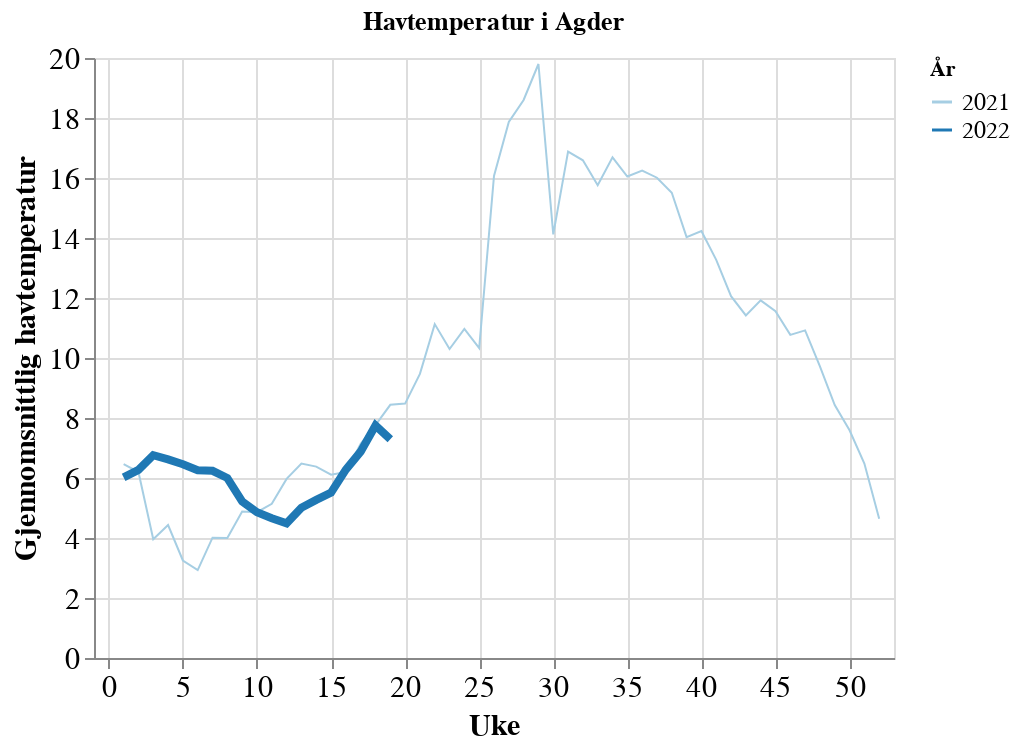

The code cell stored with this chart in its notebook:
### Markdown cell above
### Here we create the temperature plots

### Code cell
ls.average_sjotemp(
    year_range=[2021, 2022],
    week_range=[0, 52],
    location_level="Sone",
    location="Agder",
    y_scale=None,
)

### Figure 1 — Vega-Lite specification as saved in the notebook (floating-point values rounded to 4 significant figures)
{"config": {"view": {"continuousWidth": 400, "continuousHeight": 300}, "axis": {"labelFontSize": 15, "titleFontSize": 15}, "legend": {"columns": 1, "labelFontSize": 12, "labelLimit": 500, "symbolLimit": 100}}, "data": {"name": "data-009093a91f98b27fc5b9b809dbaec500"}, "mark": "line", "encoding": {"color": {"field": "year", "scale": {"domain": [2021.0, 2022.0], "scheme": "paired"}, "title": "År", "type": "nominal"}, "opacity": {"condition": {"value": 1, "selection": "selector009"}, "value": 0.2}, "size": {"field": "y", "legend": null, "type": "nominal"}, "tooltip": [{"field": "sjotemperatur", "type": "quantitative"}], "x": {"field": "uke", "scale": {"domain": [-1, 53]}, "sort": "ascending", "title": "Uke", "type": "quantitative"}, "y": {"field": "sjotemperatur", "title": "Gjennomsnittlig havtemperatur", "type": "quantitative"}}, "selection": {"selector009": {"type": "multi", "fields": ["year"], "bind": "legend"}, "selector010": {"type": "interval", "bind": "scales", "encodings": ["x", "y"]}}, "title": "Havtemperatur i Agder", "$schema": "https://vega.github.io/schema/vega-lite/v4.17.0.json", "datasets": {"data-009093a91f98b27fc5b9b809dbaec500": [{"uke": 1, "år": 2021.0, "sjotemperatur": 6.46, "voksne_hunnlus": 0.08, "bevegelige_lus": 0.46, "fastsittende_lus": 0.02, "year": 2021, "y": 2021}, {"uke": 1, "år": 2022.0, "sjotemperatur": 6.02, "voksne_hunnlus": 0.06, "bevegelige_lus": 0.09, "fastsittende_lus": 0.06, "year": 2022, "y": 2022}, {"uke": 2, "år": 2021.0, "sjotemperatur": 6.2, "voksne_hunnlus": 0.11, "bevegelige_lus": 0.42, "fastsittende_lus": 0.11, "year": 2021, "y": 2021}, {"uke": 2, "år": 2022.0, "sjotemperatur": 6.27, "voksne_hunnlus": 0.17, "bevegelige_lus": 0.25, "fastsittende_lus": 0.04, "year": 2022, "y": 2022}, {"uke": 3, "år": 2021.0, "sjotemperatur": 3.96, "voksne_hunnlus": 0.12, "bevegelige_lus": 0.55, "fastsittende_lus": 0.22, "year": 2021, "y": 2021}, {"uke": 3, "år": 2022.0, "sjotemperatur": 6.76, "voksne_hunnlus": 0.05, "bevegelige_lus": 0.05, "fastsittende_lus": 0.0, "year": 2022, "y": 2022}, {"uke": 4, "år": 2021.0, "sjotemperatur": 4.43, "voksne_hunnlus": 0.11, "bevegelige_lus": 0.58, "fastsittende_lus": 0.13, "year": 2021, "y": 2021}, {"uke": 4, "år": 2022.0, "sjotemperatur": 6.62, "voksne_hunnlus": 0.01, "bevegelige_lus": 0.06, "fastsittende_lus": 0.01, "year": 2022, "y": 2022}, {"uke": 5, "år": 2022.0, "sjotemperatur": 6.46, "voksne_hunnlus": 0.04, "bevegelige_lus": 0.18, "fastsittende_lus": 0.02, "year": 2022, "y": 2022}, {"uke": 5, "år": 2021.0, "sjotemperatur": 3.25, "voksne_hunnlus": 0.17, "bevegelige_lus": 0.82, "fastsittende_lus": 0.34, "year": 2021, "y": 2021}, {"uke": 6, "år": 2021.0, "sjotemperatur": 2.93, "voksne_hunnlus": 0.12, "bevegelige_lus": 0.83, "fastsittende_lus": 0.34, "year": 2021, "y": 2021}, {"uke": 6, "år": 2022.0, "sjotemperatur": 6.26, "voksne_hunnlus": 0.01, "bevegelige_lus": 0.04, "fastsittende_lus": 0.01, "year": 2022, "y": 2022}, {"uke": 7, "år": 2021.0, "sjotemperatur": 4.01, "voksne_hunnlus": 0.13, "bevegelige_lus": 0.92, "fastsittende_lus": 0.21, "year": 2021, "y": 2021}, {"uke": 7, "år": 2022.0, "sjotemperatur": 6.24, "voksne_hunnlus": 0.02, "bevegelige_lus": 0.04, "fastsittende_lus": 0.02, "year": 2022, "y": 2022}, {"uke": 8, "år": 2021.0, "sjotemperatur": 4.0, "voksne_hunnlus": 0.12, "bevegelige_lus": 0.68, "fastsittende_lus": 0.04, "year": 2021, "y": 2021}, {"uke": 8, "år": 2022.0, "sjotemperatur": 6.0, "voksne_hunnlus": 0.01, "bevegelige_lus": 0.04, "fastsittende_lus": 0.02, "year": 2022, "y": 2022}, {"uke": 9, "år": 2022.0, "sjotemperatur": 5.22, "voksne_hunnlus": 0.02, "bevegelige_lus": 0.06, "fastsittende_lus": 0.02, "year": 2022, "y": 2022}, {"uke": 9, "år": 2021.0, "sjotemperatur": 4.88, "voksne_hunnlus": 0.1, "bevegelige_lus": 0.65, "fastsittende_lus": 0.08, "year": 2021, "y": 2021}, {"uke": 10, "år": 2021.0, "sjotemperatur": 4.86, "voksne_hunnlus": 0.1, "bevegelige_lus": 0.83, "fastsittende_lus": 0.14, "year": 2021, "y": 2021}, {"uke": 10, "år": 2022.0, "sjotemperatur": 4.86, "voksne_hunnlus": 0.04, "bevegelige_lus": 0.37, "fastsittende_lus": 0.06, "year": 2022, "y": 2022}, {"uke": 11, "år": 2021.0, "sjotemperatur": 5.14, "voksne_hunnlus": 0.1, "bevegelige_lus": 0.53, "fastsittende_lus": 0.05, "year": 2021, "y": 2021}, {"uke": 11, "år": 2022.0, "sjotemperatur": 4.66, "voksne_hunnlus": 0.03, "bevegelige_lus": 0.07, "fastsittende_lus": 0.01, "year": 2022, "y": 2022}, {"uke": 12, "år": 2021.0, "sjotemperatur": 5.97, "voksne_hunnlus": 0.1, "bevegelige_lus": 0.55, "fastsittende_lus": 0.12, "year": 2021, "y": 2021}, {"uke": 12, "år": 2022.0, "sjotemperatur": 4.49, "voksne_hunnlus": 0.02, "bevegelige_lus": 0.06, "fastsittende_lus": 0.02, "year": 2022, "y": 2022}, {"uke": 13, "år": 2021.0, "sjotemperatur": 6.48, "voksne_hunnlus": 0.07, "bevegelige_lus": 0.3, "fastsittende_lus": 0.14, "year": 2021, "y": 2021}, {"uke": 13, "år": 2022.0, "sjotemperatur": 5.01, "voksne_hunnlus": 0.02, "bevegelige_lus": 0.07, "fastsittende_lus": 0.03, "year": 2022, "y": 2022}, {"uke": 14, "år": 2021.0, "sjotemperatur": 6.38, "voksne_hunnlus": 0.07, "bevegelige_lus": 0.29, "fastsittende_lus": 0.14, "year": 2021, "y": 2021}, {"uke": 14, "år": 2022.0, "sjotemperatur": 5.27, "voksne_hunnlus": 0.02, "bevegelige_lus": 0.08, "fastsittende_lus": 0.02, "year": 2022, "y": 2022}, {"uke": 15, "år": 2021.0, "sjotemperatur": 6.11, "voksne_hunnlus": 0.05, "bevegelige_lus": 0.58, "fastsittende_lus": 0.22, "year": 2021, "y": 2021}, {"uke": 15, "år": 2022.0, "sjotemperatur": 5.51, "voksne_hunnlus": 0.02, "bevegelige_lus": 0.05, "fastsittende_lus": 0.01, "year": 2022, "y": 2022}, {"uke": 16, "år": 2021.0, "sjotemperatur": 6.2, "voksne_hunnlus": 0.04, "bevegelige_lus": 0.32, "fastsittende_lus": 0.19, "year": 2021, "y": 2021}, {"uke": 16, "år": 2022.0, "sjotemperatur": 6.28, "voksne_hunnlus": 0.02, "bevegelige_lus": 0.08, "fastsittende_lus": 0.0, "year": 2022, "y": 2022}, {"uke": 17, "år": 2021.0, "sjotemperatur": 7.14, "voksne_hunnlus": 0.12, "bevegelige_lus": 0.24, "fastsittende_lus": 0.02, "year": 2021, "y": 2021}, {"uke": 17, "år": 2022.0, "sjotemperatur": 6.88, "voksne_hunnlus": 0.03, "bevegelige_lus": 0.09, "fastsittende_lus": 0.01, "year": 2022, "y": 2022}, {"uke": 18, "år": 2022.0, "sjotemperatur": 7.75, "voksne_hunnlus": 0.02, "bevegelige_lus": 0.07, "fastsittende_lus": 0.0, "year": 2022, "y": 2022}, {"uke": 18, "år": 2021.0, "sjotemperatur": 7.76, "voksne_hunnlus": 0.0, "bevegelige_lus": 0.1, "fastsittende_lus": 0.05, "year": 2021, "y": 2021}, {"uke": 19, "år": 2021.0, "sjotemperatur": 8.44, "voksne_hunnlus": 0.06, "bevegelige_lus": 0.42, "fastsittende_lus": 0.08, "year": 2021, "y": 2021}, {"uke": 19, "år": 2022.0, "sjotemperatur": 7.29, "voksne_hunnlus": 0.03, "bevegelige_lus": 0.06, "fastsittende_lus": 0.01, "year": 2022, "y": 2022}, {"uke": 20, "år": 2021.0, "sjotemperatur": 8.48, "voksne_hunnlus": 0.02, "bevegelige_lus": 0.05, "fastsittende_lus": 0.09, "year": 2021, "y": 2021}, {"uke": 21, "år": 2021.0, "sjotemperatur": 9.47, "voksne_hunnlus": 0.0, "bevegelige_lus": 0.0, "fastsittende_lus": 0.0, "year": 2021, "y": 2021}, {"uke": 22, "år": 2021.0, "sjotemperatur": 11.13, "voksne_hunnlus": 0.0, "bevegelige_lus": 0.0, "fastsittende_lus": 0.0, "year": 2021, "y": 2021}, {"uke": 23, "år": 2021.0, "sjotemperatur": 10.3, "voksne_hunnlus": 0.0, "bevegelige_lus": 0.0, "fastsittende_lus": 0.0, "year": 2021, "y": 2021}, {"uke": 24, "år": 2021.0, "sjotemperatur": 10.97, "voksne_hunnlus": 0.0, "bevegelige_lus": 0.03, "fastsittende_lus": 0.0, "year": 2021, "y": 2021}, {"uke": 25, "år": 2021.0, "sjotemperatur": 10.33, "voksne_hunnlus": 0.0, "bevegelige_lus": 0.01, "fastsittende_lus": 0.0, "year": 2021, "y": 2021}, {"uke": 26, "år": 2021.0, "sjotemperatur": 16.07, "voksne_hunnlus": 0.0, "bevegelige_lus": 0.0, "fastsittende_lus": 0.0, "year": 2021, "y": 2021}, {"uke": 27, "år": 2021.0, "sjotemperatur": 17.87, "voksne_hunnlus": 0.0, "bevegelige_lus": 0.01, "fastsittende_lus": 0.0, "year": 2021, "y": 2021}, {"uke": 28, "år": 2021.0, "sjotemperatur": 18.6, "voksne_hunnlus": 0.0, "bevegelige_lus": 0.0, "fastsittende_lus": 0.0, "year": 2021, "y": 2021}, {"uke": 29, "år": 2021.0, "sjotemperatur": 19.8, "voksne_hunnlus": 0.02, "bevegelige_lus": 0.37, "fastsittende_lus": 0.08, "year": 2021, "y": 2021}, {"uke": 30, "år": 2021.0, "sjotemperatur": 14.12, "voksne_hunnlus": 0.0, "bevegelige_lus": 0.0, "fastsittende_lus": 0.0, "year": 2021, "y": 2021}, {"uke": 31, "år": 2021.0, "sjotemperatur": 16.88, "voksne_hunnlus": 0.0, "bevegelige_lus": 0.03, "fastsittende_lus": 0.01, "year": 2021, "y": 2021}, {"uke": 32, "år": 2021.0, "sjotemperatur": 16.59, "voksne_hunnlus": 0.0, "bevegelige_lus": 0.02, "fastsittende_lus": 0.0, "year": 2021, "y": 2021}, {"uke": 33, "år": 2021.0, "sjotemperatur": 15.76, "voksne_hunnlus": 0.0, "bevegelige_lus": 0.02, "fastsittende_lus": 0.03, "year": 2021, "y": 2021}, {"uke": 34, "år": 2021.0, "sjotemperatur": 16.69, "voksne_hunnlus": 0.0, "bevegelige_lus": 0.01, "fastsittende_lus": 0.0, "year": 2021, "y": 2021}, {"uke": 35, "år": 2021.0, "sjotemperatur": 16.05, "voksne_hunnlus": 0.0, "bevegelige_lus": 0.09, "fastsittende_lus": 0.01, "year": 2021, "y": 2021}, {"uke": 36, "år": 2021.0, "sjotemperatur": 16.25, "voksne_hunnlus": 0.01, "bevegelige_lus": 0.01, "fastsittende_lus": 0.0, "year": 2021, "y": 2021}, {"uke": 37, "år": 2021.0, "sjotemperatur": 16.01, "voksne_hunnlus": 0.01, "bevegelige_lus": 0.02, "fastsittende_lus": 0.01, "year": 2021, "y": 2021}, {"uke": 38, "år": 2021.0, "sjotemperatur": 15.51, "voksne_hunnlus": 0.01, "bevegelige_lus": 0.01, "fastsittende_lus": 0.0, "year": 2021, "y": 2021}, {"uke": 39, "år": 2021.0, "sjotemperatur": 14.03, "voksne_hunnlus": 0.01, "bevegelige_lus": 0.02, "fastsittende_lus": 0.01, "year": 2021, "y": 2021}, {"uke": 40, "år": 2021.0, "sjotemperatur": 14.23, "voksne_hunnlus": 0.01, "bevegelige_lus": 0.02, "fastsittende_lus": 0.0, "year": 2021, "y": 2021}, {"uke": 41, "år": 2021.0, "sjotemperatur": 13.27, "voksne_hunnlus": 0.01, "bevegelige_lus": 0.01, "fastsittende_lus": 0.0, "year": 2021, "y": 2021}, {"uke": 42, "år": 2021.0, "sjotemperatur": 12.06, "voksne_hunnlus": 0.01, "bevegelige_lus": 0.01, "fastsittende_lus": 0.01, "year": 2021, "y": 2021}, {"uke": 43, "år": 2021.0, "sjotemperatur": 11.42, "voksne_hunnlus": 0.01, "bevegelige_lus": 0.02, "fastsittende_lus": 0.0, "year": 2021, "y": 2021}, {"uke": 44, "år": 2021.0, "sjotemperatur": 11.92, "voksne_hunnlus": 0.01, "bevegelige_lus": 0.04, "fastsittende_lus": 0.0, "year": 2021, "y": 2021}, {"uke": 45, "år": 2021.0, "sjotemperatur": 11.56, "voksne_hunnlus": 0.02, "bevegelige_lus": 0.03, "fastsittende_lus": 0.01, "year": 2021, "y": 2021}, {"uke": 46, "år": 2021.0, "sjotemperatur": 10.77, "voksne_hunnlus": 0.02, "bevegelige_lus": 0.03, "fastsittende_lus": 0.01, "year": 2021, "y": 2021}, {"uke": 47, "år": 2021.0, "sjotemperatur": 10.92, "voksne_hunnlus": 0.02, "bevegelige_lus": 0.04, "fastsittende_lus": 0.02, "year": 2021, "y": 2021}, {"uke": 48, "år": 2021.0, "sjotemperatur": 9.72, "voksne_hunnlus": 0.02, "bevegelige_lus": 0.04, "fastsittende_lus": 0.02, "year": 2021, "y": 2021}, {"uke": 49, "år": 2021.0, "sjotemperatur": 8.43, "voksne_hunnlus": 0.02, "bevegelige_lus": 0.04, "fastsittende_lus": 0.04, "year": 2021, "y": 2021}, {"uke": 50, "år": 2021.0, "sjotemperatur": 7.59, "voksne_hunnlus": 0.02, "bevegelige_lus": 0.05, "fastsittende_lus": 0.03, "year": 2021, "y": 2021}, {"uke": 51, "år": 2021.0, "sjotemperatur": 6.48, "voksne_hunnlus": 0.03, "bevegelige_lus": 0.07, "fastsittende_lus": 0.04, "year": 2021, "y": 2021}, {"uke": 52, "år": 2021.0, "sjotemperatur": 4.64, "voksne_hunnlus": 0.03, "bevegelige_lus": 0.04, "fastsittende_lus": 0.02, "year": 2021, "y": 2021}]}}
